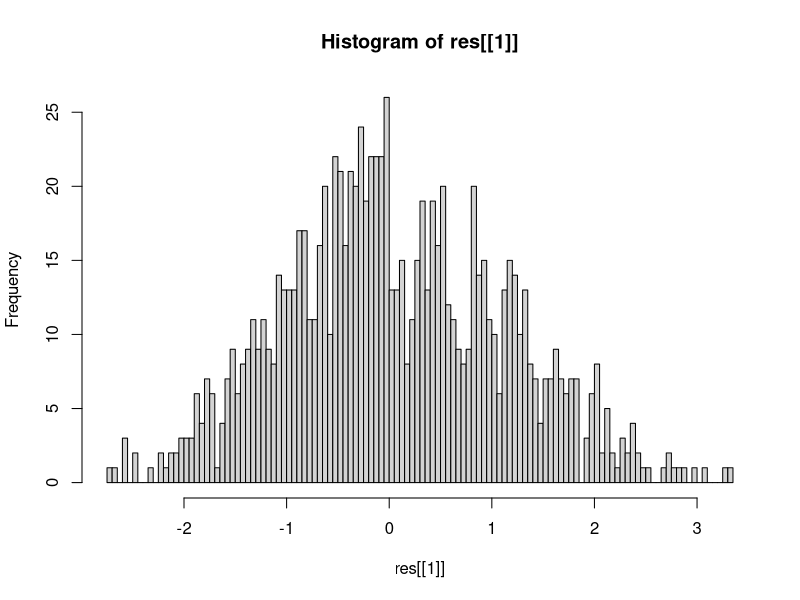

R code for this plot:
laplace<-function(u){
  result<-0;
  if(u<0.5){
    result<-log(2*u);
  }else {
    result<- -2*log(2*(1-u));
  }
  result;
};

#Acceptance rejection
c<-1.5;

mynorm<-function(n)
{
  k<-1;
  c<-1.31;
  result<-1:n;
  rejection <-1:n;
  rejection[]<-0;
  while(k<n)
  {
    u1<-runif(1);
    y<-laplace(u1);
    u<-runif(1);
    if(u <=dnorm(y)/(c*0.5*exp(-abs(y))) ){
      k<-k+1;
      result[k]<-y;
    } else {
      rejection[k]<-rejection[k]+1;
    }
  }
  list(result,rejection)
}

res<-mynorm(1000);
hist(res[[1]],100);
#hist(rnorm(1000),100);

mean(res[[2]])
